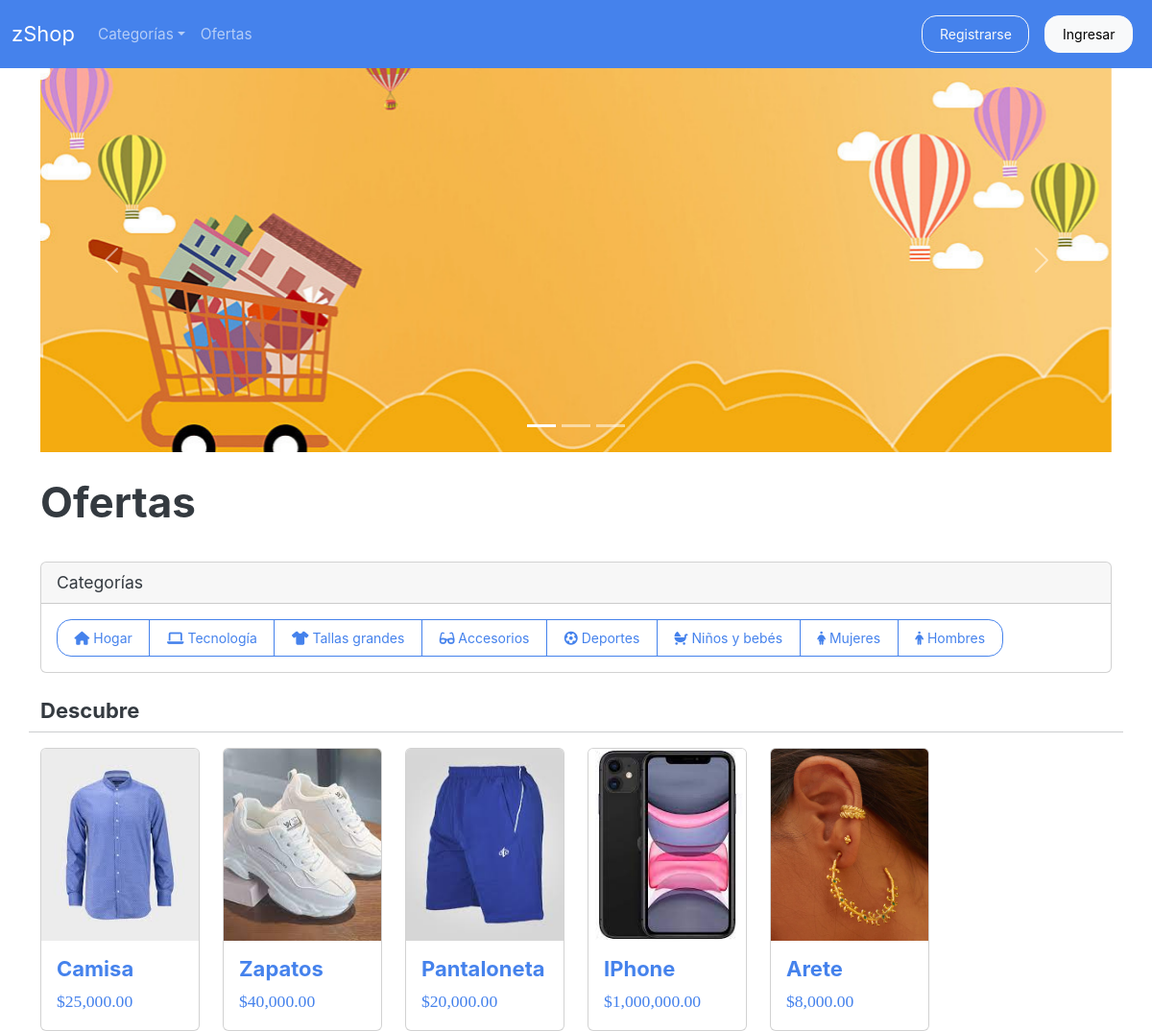
/dashboard/, run on the app's committed database.
### shop/models.py (models this page shows, shortened)
class Product(models.Model):
    STATUS = (
        ('Disponible', 'Disponible'),
        ('Agotado', 'Agotado')
    )
    id = models.AutoField(primary_key=True)
    name = models.CharField(max_length=100)
    description = models.TextField(blank=True)
    price = models.DecimalField(max_digits=15, decimal_places=2, null=True)
    image = models.ImageField(upload_to='items/', null=True)
    category = models.ForeignKey(CategoryShop, null=True, on_delete=models.SET_NULL)
    status = models.CharField(max_length=100, null=True, choices=STATUS)
    created_at = models.DateTimeField(auto_now_add=True)

### shop/views.py (the view)
# urls.py: path('dashboard/', DashboardView.as_view(), name='dashboard'),
class DashboardView(TemplateView):
    template_name = 'shop/dashboard.html'
    def get(self, request, **kwargs):
        context = super().get_context_data(**kwargs)
        context['user'] = request.user
        context['products'] = Product.objects.all()[:30]
        return self.render_to_response(context)

### template/shop/dashboard.html (shortened to what this page needs)
{% extends 'shop/base.html' %}
{% load static %}
{% load humanize %}
{% block content %}
<div class="container">
    <link href="{% static 'css/litera.min.css' %}" rel="stylesheet">
    <div class="row justify-content-center">
        <div id="carouselExampleIndicators" class="carousel slide">
            <div class="carousel-indicators">
                <button type="button" data-bs-target="#carouselExampleIndicators" data-bs-slide-to="0" class="active" aria-current="true" aria-label="Slide 1"></button>
                <button type="button" data-bs-target="#carouselExampleIndicators" data-bs-slide-to="1" aria-label="Slide 2"></button>
                <button type="button" data-bs-target="#carouselExampleIndicators" data-bs-slide-to="2" aria-label="Slide 3"></button>
            </div>
            <div class="carousel-inner">
                <div class="carousel-item active">
                    <img src="{% static 'image/dashboard/carousel1.jpg' %}" class="d-block w-100" alt="..." style="height: 400px; object-fit: cover;">
                </div>
            </div>
            <button class="carousel-control-prev" type="button" data-bs-target="#carouselExampleIndicators" data-bs-slide="prev">
                <span class="carousel-control-prev-icon" aria-hidden="true"></span>
            </button>
            <button class="carousel-control-next" type="button" data-bs-target="#carouselExampleIndicators" data-bs-slide="next">
                <span class="carousel-control-next-icon" aria-hidden="true"></span>
            </button>
        </div>
    </div>
    <br>
    <div class="oferta">
        <h1>Ofertas</h1>
    </div>
    <br>
    <div class="card">
        <div class="card-header">
            Categorías
        </div>
        <div class="card-body">
            <div class="col-md-12">
                <div class="btn-group" role="group">
                    <a href="{% url 'shop:category' category='Hogar' %}" class="btn btn-outline-primary"><i class="fas fa-home"></i> Hogar</a>
                    <a href="{% url 'shop:category' category='Tecnología' %}" class="btn btn-outline-primary"><i class="fas fa-laptop"></i> Tecnología</a>
                    <a href="{% url 'shop:category' category='Tallas grandes' %}" class="btn btn-outline-primary"><i class="fas fa-tshirt"></i> Tallas grandes</a>
                    <a href="{% url 'shop:category' category='Accesorios' %}" class="btn btn-outline-primary"><i class="fas fa-glasses"></i> Accesorios</a>
                    <a href="{% url 'shop:category' category='Deportes' %}" class="btn btn-outline-primary"><i class="fas fa-futbol"></i> Deportes</a>
                    <a href="{% url 'shop:category' category='Niños y bebés' %}" class="btn btn-outline-primary"><i class="fas fa-baby-carriage"></i> Niños y bebés</a>
                    <a href="{% url 'shop:category' category='Mujeres' %}" class="btn btn-outline-primary"><i class="fas fa-female"></i> Mujeres</a>
                    <a href="{% url 'shop:category' category='Hombres' %}" class="btn btn-outline-primary"><i class="fas fa-male"></i> Hombres</a>
                </div>
            </div>
        </div>
    </div>
    <br>
    <div class="row">
        <h5>Descubre</h5>
        <hr>
        {% for product in products %}
            <div class="col-lg-2 col-md-3 col-sm-5">
                <a href="{% url 'shop:product' id=product.id %}" style="text-decoration: none;">
                    <div class="card h-100" id="card-hover">
                        <img class="card-img-top img-fluid" src="{{ product.image.url }}" alt="{{ product.name }}" style="height: 200px; object-fit: cover;">
                        <div class="card-body">
                            <h5 class="card-title">{{ product.name }}</h5>
                            <p class="card-text">${{ product.price|floatformat:2|intcomma }}</p>
                        </div>
                    </div>
                </a>
            </div>
            {% if forloop.counter|divisibleby:5 %}
                </div><div class="row">
            {% endif %}
        {% endfor %}
</div>
</div>
{% endblock %}

### data on the page
Product: image (picture), name "Camisa", price "25,000.00"
Product: image (picture), name "Zapatos", price "40,000.00"
Product: image (picture), name "Pantaloneta", price "20,000.00"
Product: image (picture), name "IPhone", price "1,000,000.00"
Product: image (picture), name "Arete", price "8,000.00"
